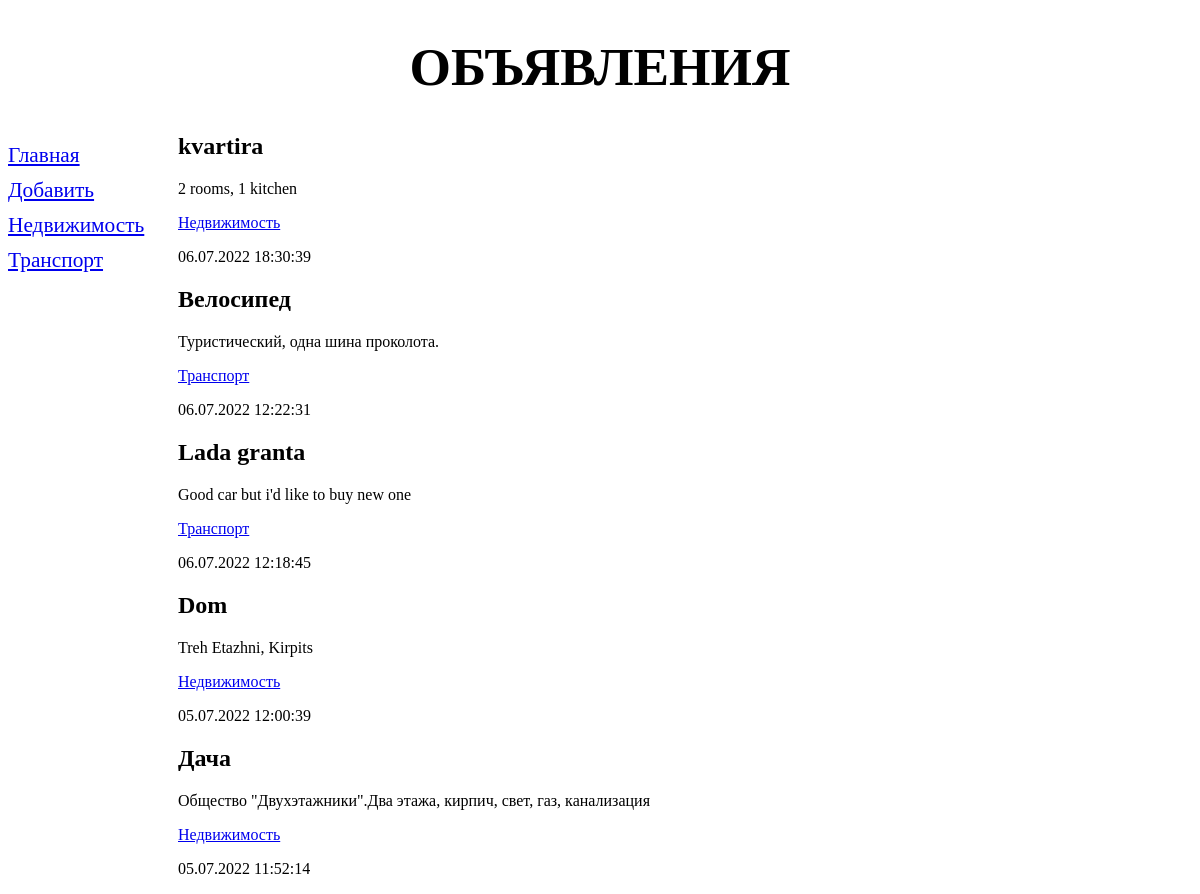
/bboard/, run on the app's committed database.
### bboard/models.py (models this page shows, shortened)
class Rubric(models.Model):
    name = models.CharField(max_length=20, db_index=True, verbose_name= 'Название')
    class Meta:
        verbose_name_plural = 'Рубрики'
        verbose_name = 'Рубрика'
        ordering = ['name']

class Bb(models.Model):
    title = models.CharField(max_length=50, verbose_name='Товар')
    content = models.TextField(null=True, blank=True, verbose_name='Описание')
    price = models.FloatField(null=True, blank=True, verbose_name='Цена')
    published = models.DateTimeField(auto_now_add=True, db_index=True, verbose_name='Опубликовано')
    rubric = models.ForeignKey('Rubric', null=True, on_delete=models.PROTECT, verbose_name='Рубрика')
    class Meta:
        verbose_name_plural = 'Объявлениея'
        verbose_name = 'Объявление'
        ordering = ['-published']

### bboard/views.py (the view)
# urls.py: path('', index, name='index'),
def index(request):
   bbs = Bb.objects.all()
   rubrics = Rubric.objects.all()
   context = {'bbs': bbs, 'rubrics': rubrics}
   return render(request, 'bboard/index.html', context)

### bboard/templates/bboard/index.html
{% extends 'layout/basic.html' %}
{% block content %}
{% for bb in bbs %}
<div>
    <h2>{{ bb.title }}</h2>
    <p>{{ bb.content }}</p>
    <p><a href="{% url 'by_rubric' bb.rubric.pk %}">
    {{ bb.rubric.name }}</a></p>
    <p>{{ bb.published|date:"d.m.Y H:i:s" }}</p>
</div>
{% endfor %}
{% endblock %}

### bboard/templates/layout/basic.html (shortened to what this page needs)
{% load static %}
<!DOCTYPE html>
<html lang="en">
<head>
    <link rel="stylesheet" type="text/css"
    href="{% static 'bboard/style.css' %}">
</head>
<body>
    <header>
        <h1>Объявления</h1>
    </header>
    <nav>
        <a href="{% url 'index' %}">Главная</a>
        <a href="{% url 'add' %}">Добавить</a>
        {% for rubric in rubrics %}
        <a href="{% url 'by_rubric' rubric.pk %}">{{ rubric.name }}</a>
        {% endfor %}
    </nav>
    <section>
        {% block content %}
        {% endblock %}
    </section>
</body>
</html>

### bboard/static/bboard/style.css (style rules this page uses)
header h1 { font-size: 40pt; text-transform: uppercase; text-align: center; background: url("bg.jpg") left / auto 100% no-repeat; }
nav { font-size: 16pt; width: 150px; float: left; }
nav a { display: block; margin: 10px 0px; }
section { margin-left: 170px; }

### data on the page
Rubric: name "Недвижимость"
Rubric: name "Транспорт"
Bb: title "kvartira", content "2 rooms, 1 kitchen", rubric.name "Недвижимость", published "06.07.2022 18:30:39"
Bb: title "Велосипед", content "Туристический, одна шина проколота.", rubric.name "Транспорт", published "06.07.2022 12:22:31"
Bb: title "Lada granta", content "Good car but i'd like to buy new one", rubric.name "Транспорт", published "06.07.2022 12:18:45"
Bb: title "Dom", content "Treh Etazhni, Kirpits", rubric.name "Недвижимость", published "05.07.2022 12:00:39"
Bb: title "Дача", content "Общество \"Двухэтажники\".Два этажа, кирпич, свет, газ, канализация", rubric.name "Недвижимость", published "05.07.2022 11:52:14"
